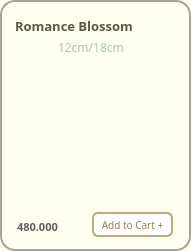
       <widget class="QFrame" name="frame_Romance">
        <property name="geometry">
         <rect>
          <x>10</x>
          <y>10</y>
          <width>191</width>
          <height>251</height>
         </rect>
        </property>
        <property name="styleSheet">
         <string notr="true">background-color:#FFFFF0;
border-radius: 15px; 
border: 2px solid #A8A29E ;</string>
        </property>
        <property name="frameShape">
         <enum>QFrame::StyledPanel</enum>
        </property>
        <property name="frameShadow">
         <enum>QFrame::Raised</enum>
        </property>
        <widget class="QLabel" name="label_cake_romance">
         <property name="geometry">
          <rect>
           <x>0</x>
           <y>16</y>
           <width>191</width>
           <height>201</height>
          </rect>
         </property>
         <property name="sizePolicy">
          <sizepolicy hsizetype="Fixed" vsizetype="Fixed">
           <horstretch>25</horstretch>
           <verstretch>25</verstretch>
          </sizepolicy>
         </property>
         <property name="minimumSize">
          <size>
           <width>25</width>
           <height>25</height>
          </size>
         </property>
         <property name="maximumSize">
          <size>
           <width>16777215</width>
           <height>16777215</height>
          </size>
         </property>
         <property name="sizeIncrement">
          <size>
           <width>3</width>
           <height>0</height>
          </size>
         </property>
         <property name="styleSheet">
          <string notr="true">border:0px;
border-radius:0px;
background-color: transparent</string>
         </property>
         <property name="frameShape">
          <enum>QFrame::WinPanel</enum>
         </property>
         <property name="text">
          <string/>
         </property>
         <property name="pixmap">
          <pixmap>../images/image-removebg-preview (5).png</pixmap>
         </property>
         <property name="scaledContents">
          <bool>true</bool>
         </property>
        </widget>
        <widget class="QLabel" name="label_3_romance">
         <property name="geometry">
          <rect>
           <x>15</x>
           <y>16</y>
           <width>161</width>
           <height>20</height>
          </rect>
         </property>
         <property name="sizePolicy">
          <sizepolicy hsizetype="Fixed" vsizetype="Fixed">
           <horstretch>0</horstretch>
           <verstretch>0</verstretch>
          </sizepolicy>
         </property>
         <property name="font">
          <font>
           <family>Mongolian Baiti</family>
           <pointsize>10</pointsize>
           <weight>75</weight>
           <bold>true</bold>
          </font>
         </property>
         <property name="styleSheet">
          <string notr="true">border-radius: 0px;
border:0px solid;
color:#5A5A42</string>
         </property>
         <property name="text">
          <string>Romance Blossom</string>
         </property>
        </widget>
        <widget class="QLabel" name="label_romance_size">
         <property name="geometry">
          <rect>
           <x>58</x>
           <y>39</y>
           <width>71</width>
           <height>16</height>
          </rect>
         </property>
         <property name="font">
          <font>
           <family>Mongolian Baiti</family>
           <pointsize>9</pointsize>
          </font>
         </property>
         <property name="styleSheet">
          <string notr="true">color: #A7C7A7;
border:0px</string>
         </property>
         <property name="text">
          <string>12cm/18cm</string>
         </property>
        </widget>
        <widget class="QLabel" name="label_romance_price">
         <property name="geometry">
          <rect>
           <x>17</x>
           <y>219</y>
           <width>81</width>
           <height>16</height>
          </rect>
         </property>
         <property name="font">
          <font>
           <family>Mongolian Baiti</family>
           <pointsize>8</pointsize>
           <weight>75</weight>
           <bold>true</bold>
          </font>
         </property>
         <property name="styleSheet">
          <string notr="true">border:0px;
color: rgb(98, 94, 92);
</string>
         </property>
         <property name="text">
          <string>480.000</string>
         </property>
        </widget>
        <widget class="QPushButton" name="pushButton_add_romance">
         <property name="geometry">
          <rect>
           <x>92</x>
           <y>212</y>
           <width>81</width>
           <height>25</height>
          </rect>
         </property>
         <property name="maximumSize">
          <size>
           <width>16777207</width>
           <height>16777215</height>
          </size>
         </property>
         <property name="font">
          <font>
           <family>Mongolian Baiti</family>
           <pointsize>-1</pointsize>
          </font>
         </property>
         <property name="styleSheet">
          <string notr="true">QPushButton {
    background-color: white;
    color: #A37B50;
    border: 2px solid #C2A87E;
    border-radius: 6px;
    padding: 4px 5px;
    font-size: 10px;
}

QPushButton:hover {
    background-color: #F7F3EF;
}

QPushButton:pressed {
    background-color: #E6D5C3;
}
</string>
         </property>
         <property name="text">
          <string>Add to Cart +</string>
         </property>
        </widget>
       </widget>
